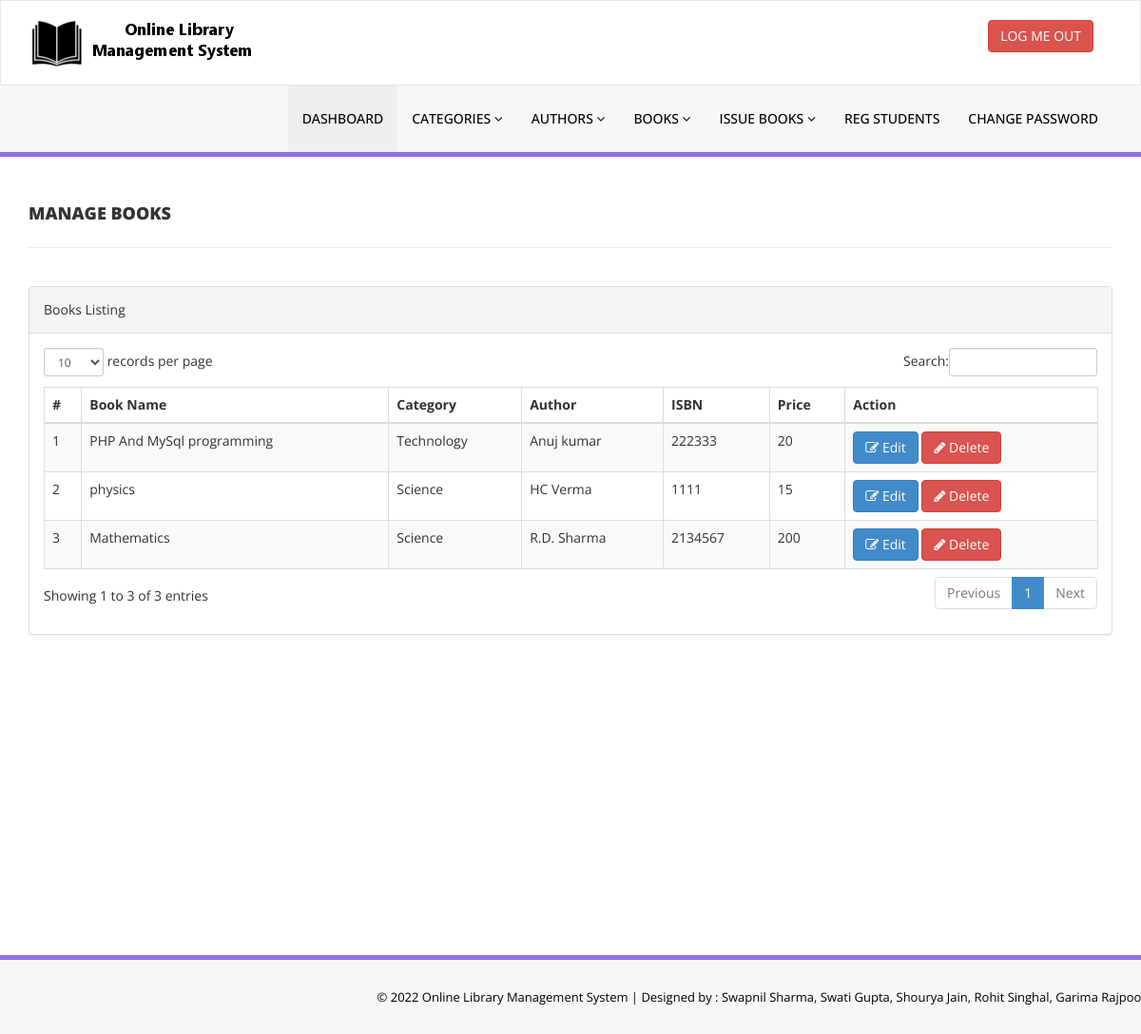
The page /admin/manage-books.php (signed in) on the database its author committed.
### tables this page shows
CREATE TABLE `tblbooks` (
  `id` int(11) NOT NULL,
  `BookName` varchar(255) DEFAULT NULL,
  `CatId` int(11) DEFAULT NULL,
  `AuthorId` int(11) DEFAULT NULL,
  `ISBNNumber` int(11) DEFAULT NULL,
  `BookPrice` int(11) DEFAULT NULL,
  `RegDate` timestamp NULL DEFAULT CURRENT_TIMESTAMP,
  `UpdationDate` timestamp NULL DEFAULT NULL ON UPDATE CURRENT_TIMESTAMP
);

CREATE TABLE `tblcategory` (
  `id` int(11) NOT NULL,
  `CategoryName` varchar(150) DEFAULT NULL,
  `Status` int(1) DEFAULT NULL,
  `CreationDate` timestamp NULL DEFAULT CURRENT_TIMESTAMP,
  `UpdationDate` timestamp NULL DEFAULT '0000-00-00 00:00:00' ON UPDATE CURRENT_TIMESTAMP
);

CREATE TABLE `tblauthors` (
  `id` int(11) NOT NULL,
  `AuthorName` varchar(159) DEFAULT NULL,
  `creationDate` timestamp NULL DEFAULT CURRENT_TIMESTAMP,
  `UpdationDate` timestamp NULL DEFAULT NULL ON UPDATE CURRENT_TIMESTAMP
);

### admin/manage-books.php (the view, shortened to what this page needs)
<?php
include('includes/config.php');
if(strlen($_SESSION['alogin'])==0)
    {
header('location:index.php');
}
else{
    ?>
<!DOCTYPE html>
<html xmlns="http://www.w3.org/1999/xhtml">
<head>
    <link href="assets/css/bootstrap.css" rel="stylesheet" />
    <link href="assets/css/font-awesome.css" rel="stylesheet" />
    <link href="assets/js/dataTables/dataTables.bootstrap.css" rel="stylesheet" />
    <link href="assets/css/style.css" rel="stylesheet" />
</head>
<body>
<?php include('includes/header.php');?>
    <div class="content-wrapper">
         <div class="container">
        <div class="row pad-botm">
            <div class="col-md-12">
                <h4 class="header-line">Manage Books</h4>
    </div>
     <div class="row">
</div>
        </div>
            <div class="row">
                <div class="col-md-12">
                    <div class="panel panel-default">
                        <div class="panel-heading">
                           Books Listing
                        </div>
                        <div class="panel-body">
                            <div class="table-responsive">
                                <table class="table table-striped table-bordered table-hover" id="dataTables-example">
                                    <thead>
                                        <tr>
                                            <th>#</th>
                                            <th>Book Name</th>
                                            <th>Category</th>
                                            <th>Author</th>
                                            <th>ISBN</th>
                                            <th>Price</th>
                                            <th>Action</th>
                                        </tr>
                                    </thead>
                                    <tbody>
<?php $sql = "SELECT tblbooks.BookName,tblcategory.CategoryName,tblauthors.AuthorName,tblbooks.ISBNNumber,tblbooks.BookPrice,tblbooks.id as bookid from  tblbooks join tblcategory on tblcategory.id=tblbooks.CatId join tblauthors on tblauthors.id=tblbooks.AuthorId";
$query = $dbh -> prepare($sql);
$query->execute();
$results=$query->fetchAll(PDO::FETCH_OBJ);
$cnt=1;
if($query->rowCount() > 0)
{
foreach($results as $result)
{               ?>
                                        <tr class="odd gradeX">
                                            <td class="center"><?php echo htmlentities($cnt);?></td>
                                            <td class="center"><?php echo htmlentities($result->BookName);?></td>
                                            <td class="center"><?php echo htmlentities($result->CategoryName);?></td>
                                            <td class="center"><?php echo htmlentities($result->AuthorName);?></td>
                                            <td class="center"><?php echo htmlentities($result->ISBNNumber);?></td>
                                            <td class="center"><?php echo htmlentities($result->BookPrice);?></td>
                                            <td class="center">
                                            <a href="edit-book.php?bookid=<?php echo htmlentities($result->bookid);?>"><button class="btn btn-primary"><i class="fa fa-edit "></i> Edit</button>
                                          <a href="manage-books.php?del=<?php echo htmlentities($result->bookid);?>" onclick="return confirm('Are you sure you want to delete?');"" >  <button class="btn btn-danger"><i class="fa fa-pencil"></i> Delete</button>
                                            </td>
                                        </tr>
 <?php $cnt=$cnt+1;}} ?>
                                    </tbody>
                                </table>
                            </div>
                        </div>
                    </div>
                </div>
            </div>
    </div>
    </div>
  <?php include('includes/footer.php');?>
</body>
</html>
<?php } ?>

### admin/includes/header.php (shortened to what this page needs)
<div class="navbar navbar-inverse set-radius-zero" >
        <div class="container">
            <div class="navbar-header">
                <a class="navbar-brand">
                    <img src="assets/img/logo.png" />
                </a>
            </div>
            <div class="right-div">
                <a href="logout.php" class="btn btn-danger pull-right">LOG ME OUT</a>
            </div>
        </div>
    </div>
    <section class="menu-section">
        <div class="container">
            <div class="row ">
                <div class="col-md-12">
                    <div class="navbar-collapse collapse ">
                        <ul id="menu-top" class="nav navbar-nav navbar-right">
                            <li><a href="dashboard.php" class="menu-top-active">DASHBOARD</a></li>
                            <li>
                                <a href="#" class="dropdown-toggle" id="ddlmenuItem" data-toggle="dropdown"> Categories <i class="fa fa-angle-down"></i></a>
                            </li>
                            <li>
                                <a href="#" class="dropdown-toggle" id="ddlmenuItem" data-toggle="dropdown"> Authors <i class="fa fa-angle-down"></i></a>
                            </li>
 <li>
                                <a href="#" class="dropdown-toggle" id="ddlmenuItem" data-toggle="dropdown"> Books <i class="fa fa-angle-down"></i></a>
                            </li>
                           <li>
                                <a href="#" class="dropdown-toggle" id="ddlmenuItem" data-toggle="dropdown"> Issue Books <i class="fa fa-angle-down"></i></a>
                            </li>
                             <li><a href="reg-students.php">Reg Students</a></li>
  <li><a href="change-password.php">Change Password</a></li>
                        </ul>
                    </div>
                </div>
            </div>
        </div>
    </section>

### admin/includes/footer.php
<section class="footer-section">
     <div class="container">
         <div class="row">
             <div class="col-md-12">
             &copy; 2022 Online Library Management System |<a href="" target="_blank"  > Designed by : Swapnil Sharma, Swati Gupta, Shourya Jain, Rohit Singhal, Garima Rajpoot</a>
             </div>
         </div>
     </div>
 </section>

### admin/assets/css/style.css (style rules this page uses)
.set-radius-zero { border-radius:0px; -moz-border-radius:0px; -webkit-border-radius:0px; }
.content-wrapper { margin-top: 40px; min-height:800px; padding-bottom:90px; }
.header-line { font-weight:900; padding-bottom:25px; border-bottom:1px solid #eeeeee; text-transform:uppercase; }
.pad-botm { padding-bottom:30px; }
.right-div { float: right; padding: 20px; }
#menu-top a { color:#000; text-decoration:none; font-weight:500; padding: 25px 15px 25px 15px; text-transform:uppercase; }
.menu-section { background-color: #f7f7f7; border-bottom:5px solid #9170E4; width:100% }
.menu-top-active { background-color:#eeeeee; }
.navbar-inverse { background-color: #FFF; border-color: rgba(155, 153, 153, 0.23); }
.navbar { min-height: 90px; margin-bottom: 0px; }
.footer-section { padding:25px 50px 25px 50px; color:#000; font-size:13px; background-color: #f7f7f7; text-align:right; border-top:5px solid #9170E4; }
.footer-section a, .footer-section a:hover { color:#000; }

### rows shown on the page
tblbooks: BookName "PHP And MySql programming", tblcategory.CategoryName "Technology", AuthorId.AuthorName "Anuj kumar", ISBNNumber "222333", BookPrice "20"
tblbooks: BookName "physics", tblcategory.CategoryName "Science", AuthorId.AuthorName "HC Verma", ISBNNumber "1111", BookPrice "15"
tblbooks: BookName "Mathematics", tblcategory.CategoryName "Science", AuthorId.AuthorName "R.D. Sharma", ISBNNumber "2134567", BookPrice "200"
